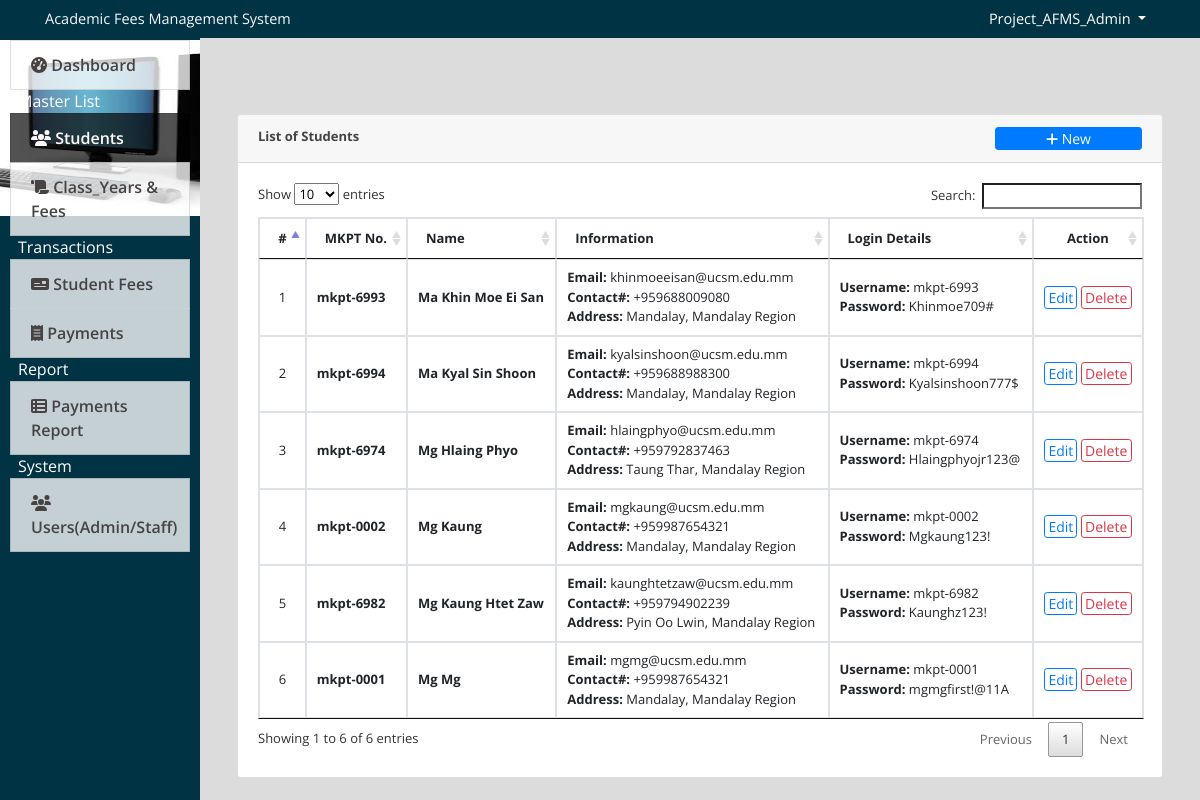
The app's page /index.php?page=students (signed in) with its own data.
### tables this page shows
CREATE TABLE `student` (
  `id` int(30) NOT NULL,
  `id_no` varchar(100) NOT NULL,
  `name` text NOT NULL,
  `contact` varchar(100) NOT NULL,
  `address` text NOT NULL,
  `email` varchar(200) NOT NULL,
  `username` varchar(200) NOT NULL,
  `password` varchar(200) NOT NULL,
  `date_created` datetime NOT NULL DEFAULT current_timestamp()
);

### students.php (the view, shortened to what this page needs)
<?php include('db_connect.php');?>
<div class="container-fluid">
	<div class="col-lg-12">
		<div class="row">
			<div class="col-md-12">
				<div class="card">
					<div class="card-header">
						<b>List of Students </b>
						<span class="float:right"><a class="btn btn-primary btn-block btn-sm col-sm-2 float-right" href="javascript:void(0)" id="new_student">
					<i class="fa fa-plus"></i> New
				</a></span>
					</div>
					<div class="card-body">
						<table class="table table-condensed table-bordered table-hover">
							<thead>
								<tr>
									<th class="text-center">#</th>
									<th class="">MKPT No.</th>
									<th class="">Name</th>
									<th class="">Information</th>
									<th class="">Login Details</th>
									<th class="text-center">Action</th>
								</tr>
							</thead>
							<tbody>
								<?php
								$i = 1;
								$student = $conn->query("SELECT * FROM student order by name asc ");
								while($row=$student->fetch_assoc()):
								?>
								<tr>
									<td class="text-center"><?php echo $i++ ?></td>
									<td>
										<p> <b><?php echo $row['id_no'] ?></b></p>
									</td>
									<td>
										<p> <b><?php echo ucwords($row['name']) ?></b></p>
									</td>
									<td class="">
										 <p><b>Email:</b> <?php echo $row['email'] ?></p>
										 <p><b>Contact#:</b> <?php echo $row['contact'] ?></p>
										 <p><b>Address:</b> <?php echo $row['address'] ?></p>
									</td>
									<td class="">
										 <p><b>Username: </b><?php echo $row['username'] ?></p>
										 <p><b>Password: </b><?php echo $row['password'] ?></p>
									</td>
									<td class="text-center">
										<button class="btn btn-sm btn-outline-primary edit_student" type="button" data-id="<?php echo $row['id'] ?>" >Edit</button>
										<button class="btn btn-sm btn-outline-danger delete_student" type="button" data-id="<?php echo $row['id'] ?>">Delete</button>
									</td>
								</tr>
								<?php endwhile; ?>
							</tbody>
						</table>
					</div>
				</div>
			</div>
		</div>
	</div>
</div>

### index.php (shortened to what this page needs)
<!DOCTYPE html>
<html lang="en">
<head>
<?php
 include('./header.php');
 ?>
</head>
<body>
	<?php include 'topbar.php' ?>
	<?php include 'navbar.php' ?>
  <main id="view-panel" >
      <?php $page = isset($_GET['page']) ? $_GET['page'] :'home'; ?>
  	<?php include $page.'.php' ?>
  </main>
</body>
</html>

### header.php (shortened to what this page needs)
  <link rel="stylesheet" href="assets/font-awesome/css/all.min.css">
<link href="assets/vendor/bootstrap/css/bootstrap.min.css" rel="stylesheet">
<link href="assets/vendor/icofont/icofont.min.css" rel="stylesheet">
<link href="assets/vendor/boxicons/css/boxicons.min.css" rel="stylesheet">
<link href="assets/vendor/venobox/venobox.css" rel="stylesheet">
<link href="assets/vendor/animate.css/animate.min.css" rel="stylesheet">
<link href="assets/vendor/remixicon/remixicon.css" rel="stylesheet">
<link href="assets/vendor/owl.carousel/assets/owl.carousel.min.css" rel="stylesheet">
<link href="assets/vendor/bootstrap-datepicker/css/bootstrap-datepicker.min.css" rel="stylesheet">
<link href="assets/DataTables/datatables.min.css" rel="stylesheet">
<link href="assets/css/jquery.datetimepicker.min.css" rel="stylesheet">
<link href="assets/css/select2.min.css" rel="stylesheet">
<link href="assets/css/style.css" rel="stylesheet">
<link type="text/css" rel="stylesheet" href="assets/css/jquery-te-1.4.0.css">

### topbar.php (shortened to what this page needs)
<div class="body" >
<nav class="navbar navbar-light bg- fixed-top" style="padding: 0px;">
  <div class="container-fluid mt-2 mb-2">
  	<div class="col-lg-12" >
  		<div class="col-md-4 float-left text-dark">
          <div class="title">Academic Fees Management System</div>
  		</div>
      <div class="title">
	  	<div class="float-right">
        <div class=" dropdown mr-4">
            <a href="#" class="text-white dropdown-toggle"  id="account_settings" data-toggle="dropdown" aria-haspopup="true" aria-expanded="false"><?php echo $_SESSION['login_username'] ?> </a>
        </div>
      </div>
      </div>
  </div>
</nav>
</div>

### navbar.php (shortened to what this page needs)
<nav id="sidebar" class="div" >
		<div class="sidebar-list">
			<div class="font1">
				<a href="index.php?page=home" class="nav-item nav-home"><span class='icon-field'><i class="fa fa-tachometer-alt "></i></span> Dashboard</a>
				<div class="mx-2 text-white">Master List</div>
				<a href="index.php?page=students" class="nav-item nav-students"><span class='icon-field'><i class="fa fa-users "></i></span> Students</a>
				<a href="index.php?page=courses" class="nav-item nav-courses"><span class='icon-field'><i class="fa fa-scroll "></i></span> Class_Years & Fees</a>
				<div class="mx-2 text-white">Transactions</div>
				<a href="index.php?page=fees" class="nav-item nav-fees"><span class='icon-field'><i class="fa fa-money-check "></i></span> Student Fees</a>
				<a href="index.php?page=payments" class="nav-item nav-payments"><span class='icon-field'><i class="fa fa-receipt "></i></span> Payments</a>
				<div class="mx-2 text-white">Report</div>
				<a href="index.php?page=payments_report" class="nav-item nav-payments_report"><span class='icon-field'><i class="fa fa-th-list"></i></span> Payments Report</a>
				<?php if($_SESSION['login_type'] == 1): ?>
				<div class="mx-2 text-white">System</div>
				<a href="index.php?page=users" class="nav-item nav-users"><span class='icon-field'><i class="fa fa-users "></i></span> Users(Admin/Staff)</a>
			</div>
			<?php endif; ?>
		</div>
</nav>

### assets/css/style.css (style rules this page uses)
body { font-family: "Open Sans", sans-serif; color: #444444; width: 100%; height: calc(100%); font-size: 14px; }
a { color: #1977cc; }
nav#sidebar { height: calc(100%); position: fixed; z-index: 99; left: 0; width: 200px; font-size: 12px; top: 2.5em; }
a.nav-item { position: relative; display: block; padding: .75rem 1.25rem; margin-bottom: -1px; border: 1px solid rgba(0,0,0,.125); background-color: #ffffffc4; color: #484343; font-weight: 600; }
a.nav-item:hover, .nav-item.active { background-color: #000000ad; color: #fffafa; }
main#view-panel { margin-left: 200px; width:calc(100% - 200px); margin-top: 2.8em; padding: .5em }
.btn-sm { padding: .0001rem .2rem; }

### index.php (style rules this page uses)
body { background: #80808045; }

### topbar.php (style rules this page uses)
.body { background-color: bisque; width: 100px; height: 20px; }
.title { color:azure; font-size: 14.5px; color: ghostwhite; }
nav { background-color: #034; font-size: 0px; }

### students.php (style rules this page uses)
.row { font-size: 13px; }
td { vertical-align: middle !important; }
td p { margin: unset }

### records on screen
student: id_no "mkpt-6993", name "Ma Khin Moe Ei San", email "khinmoeeisan@ucsm.edu.mm", contact "+959688009080", address "Mandalay, Mandalay Region", username "mkpt-6993", password "Khinmoe709#"
student: id_no "mkpt-6994", name "Ma Kyal Sin Shoon", email "kyalsinshoon@ucsm.edu.mm", contact "+959688988300", address "Mandalay, Mandalay Region", username "mkpt-6994", password "Kyalsinshoon777$"
student: id_no "mkpt-6974", name "Mg Hlaing Phyo", email "hlaingphyo@ucsm.edu.mm", contact "+959792837463", address "Taung Thar, Mandalay Region", username "mkpt-6974", password "Hlaingphyojr123@"
student: id_no "mkpt-0002", name "Mg Kaung", email "mgkaung@ucsm.edu.mm", contact "+959987654321", address "Mandalay, Mandalay Region", username "mkpt-0002", password "Mgkaung123!"
student: id_no "mkpt-6982", name "Mg Kaung Htet Zaw", email "kaunghtetzaw@ucsm.edu.mm", contact "+959794902239", address "Pyin Oo Lwin, Mandalay Region", username "mkpt-6982", password "Kaunghz123!"
student: id_no "mkpt-0001", name "Mg Mg", email "mgmg@ucsm.edu.mm", contact "+959987654321", address "Mandalay, Mandalay Region", username "mkpt-0001", password "mgmgfirst!@11A"

### other values on screen
$_SESSION['login_username'] "Project_AFMS_Admin"
